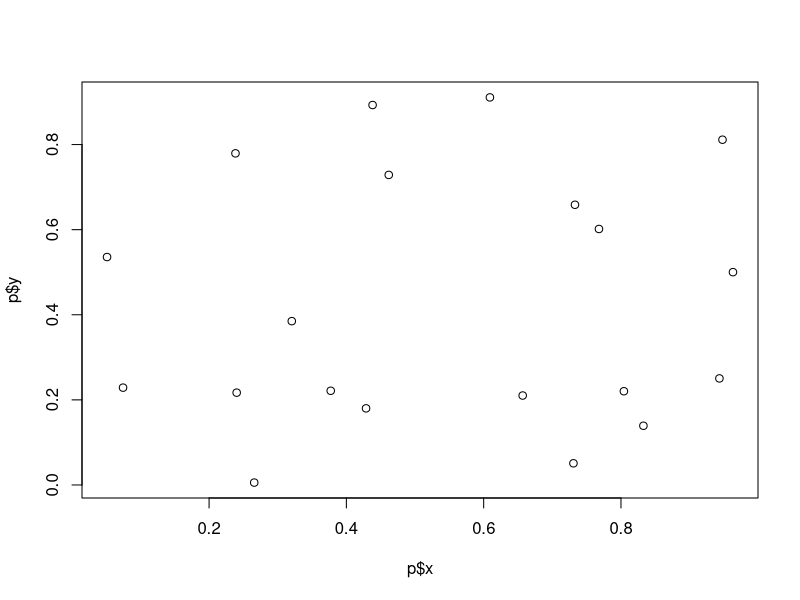
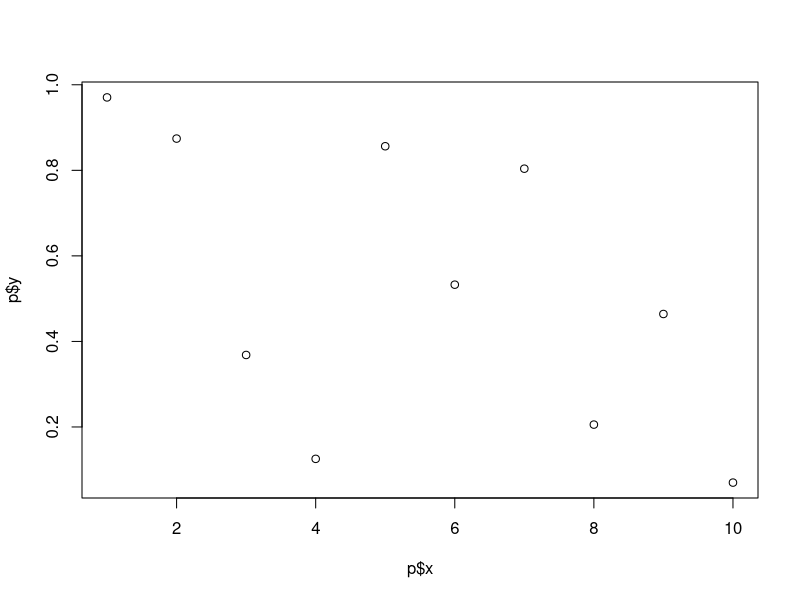

Recreate these plots in R, in order.
#### NOTES 1/19
### JWD


### USER DEFINED FUNCTIONS

##    functionNameHere <- function(argX=defaultX, argY=defaultY){}
### {} start the body of the functin
## Lines of R code ## and Notes
### Creates local variables (only 'visible' to R within the function)
  ## return(z) ; if you return a variable you have to SAVE OUTSIDE FUNCTION to access variable elsewhere

myFunc <- function(a=3, b=4){
  z<- a+b
  return(z)
}
myFunc(a=100, b=3.4) #if blank, function runs default values
# ALWAYS include all variables when defining functions
## can make varaibles NULL if you do not want a default value

#### MULTIPLE RETURN STATEMENTS

###############################

# Function: HardyWeinberg
# input: all allele frequency p(0,1)
# output: p and the frequencies of 3 genotypes (AA, AB, BB)
#------------------------------
Hardy <- function(p = runif(1)){
  if(p > 1.0 | p < 0){
    return("Function failure: p must be between 0 and 1")
  }
 q = 1-p
 fAA <- p^2
 fAB <- 2*p*q
 fBB <- q^2
 vecOut <- signif(c(p=p, AA=fAA, AB= fAB, BB = fBB), digits=3)
 return(vecOut)
}
Hardy()
##############################
Hardy()
freqs <- Hardy()
freqs
Hardy(p=3)

### CREATE Complex default value

####################################

# FUNCTION: fintLine2
# Fits simple regression line
# input: numeric list(p) of predictor (x) and response (y)
# output: slope and p-value

fitLine2 <- function(p=NULL){
  if(is.null(p)){
    p <- list(x=runif(20), y=runif(20))
  }
  myMod <- lm(p$x~p$y)
  myOut <- c(slope = summary(myMod)$coefficients[2,1], 
             pValue=summary(myMod)$coefficients[2,4])
  plot(x=p$x, y=p$y) # quick plot to check output
  return(myOut)
}
fitLine2()

myPars<- list(x=1:10, y=runif(10))
fitLine2(p=myPars)
